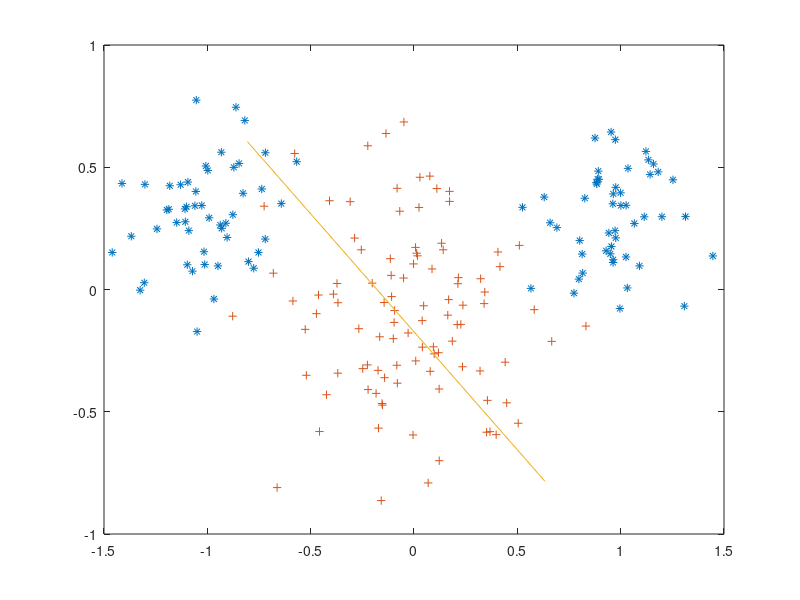

Source code (MATLAB):
% Initialization of the data points 

%two differents classes of 2d points
classA(1,:) = [randn(1,50) .* 0.2 - 1.0, ...
                   randn(1,50) .* 0.2 + 1.0];
classA(2,:) = randn(1,100) .* 0.2 + 0.3;
classB(1,:) = randn(1,100) .* 0.3 + 0.0;
classB(2,:) = randn(1,100) .* 0.3 - 0.1;

%definition of the pattern matrix
patterns = [classA, classB];

%defintion of the target matrix
targets = [ones(1,100),-ones(1,100)];

%Permutation of the two matrices
permute = randperm(200);
patterns = patterns(:, permute);
targets = targets(:, permute);

%Visualization of the data points 
figure(1)
plot (patterns(1, find(targets>0)), ...
          patterns(2, find(targets>0)), '*', ...
          patterns(1, find(targets<0)), ...
          patterns(2, find(targets<0)), '+');
      
%Number of iterations of the training
epochs = 20;
%Definition of the step length
step_length = 0.001;
%Initialization of the coefficient matrix
W = randn(1,3).*0.5;
X (1:2,:) = patterns;
X (3,:) = ones(1,200);
T = targets;

[insize, ndata] = size(patterns);
[outsize, ndata] = size(targets);

%Training
for i = 1:epochs
    Delta_W = -step_length*(W*X-targets)*transpose(X);
    W = W+Delta_W;
    %plot of the separation
     p = W(1,1:2);
     k = -W(1, insize+1) / (p*p');
     l = sqrt(p*p');
     plot (patterns(1, find(targets>0)), ...
          patterns(2, find(targets>0)), '*', ...
          patterns(1, find(targets<0)), ...
          patterns(2, find(targets<0)), '+', ...
          [p(1), p(1)]*k + [-p(2), p(2)]/l, ...
          [p(2), p(2)]*k + [p(1), -p(1)]/l, '-');
      drawnow;
      pause(0.1)

end